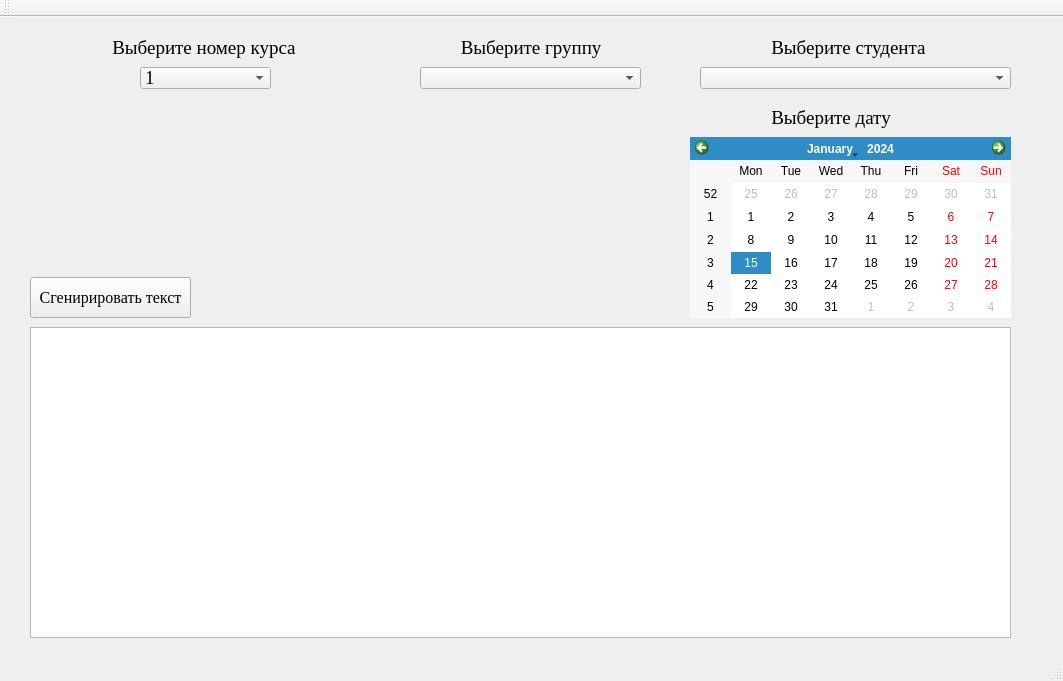
<?xml version="1.0" encoding="UTF-8"?>
<ui version="4.0">
 <class>MainWindow</class>
 <widget class="QMainWindow" name="MainWindow">
  <property name="geometry">
   <rect>
    <x>0</x>
    <y>0</y>
    <width>1063</width>
    <height>681</height>
   </rect>
  </property>
  <property name="windowTitle">
   <string>MainWindow</string>
  </property>
  <property name="windowIcon">
   <iconset>
    <normaloff>images/p3.ico</normaloff>images/p3.ico</iconset>
  </property>
  <property name="styleSheet">
   <string notr="true"/>
  </property>
  <widget class="QWidget" name="centralWidget">
   <widget class="QTextEdit" name="textEdit">
    <property name="geometry">
     <rect>
      <x>30</x>
      <y>310</y>
      <width>981</width>
      <height>311</height>
     </rect>
    </property>
    <property name="font">
     <font>
      <family>Times New Roman</family>
      <pointsize>14</pointsize>
     </font>
    </property>
    <property name="styleSheet">
     <string notr="true"/>
    </property>
    <property name="html">
     <string>&lt;!DOCTYPE HTML PUBLIC &quot;-//W3C//DTD HTML 4.0//EN&quot; &quot;http://www.w3.org/TR/REC-html40/strict.dtd&quot;&gt;
&lt;html&gt;&lt;head&gt;&lt;meta name=&quot;qrichtext&quot; content=&quot;1&quot; /&gt;&lt;style type=&quot;text/css&quot;&gt;
p, li { white-space: pre-wrap; }
&lt;/style&gt;&lt;/head&gt;&lt;body style=&quot; font-family:'Times New Roman'; font-size:14pt; font-weight:400; font-style:normal;&quot;&gt;
&lt;p align=&quot;justify&quot; style=&quot;-qt-paragraph-type:empty; margin-top:0px; margin-bottom:0px; margin-left:0px; margin-right:0px; -qt-block-indent:0; text-indent:0px; font-family:'MS Shell Dlg 2'; font-size:8.25pt;&quot;&gt;&lt;br /&gt;&lt;/p&gt;&lt;/body&gt;&lt;/html&gt;</string>
    </property>
   </widget>
   <widget class="QPushButton" name="pushButton">
    <property name="geometry">
     <rect>
      <x>30</x>
      <y>260</y>
      <width>161</width>
      <height>41</height>
     </rect>
    </property>
    <property name="font">
     <font>
      <family>Times New Roman</family>
      <pointsize>12</pointsize>
     </font>
    </property>
    <property name="styleSheet">
     <string notr="true">border-image: url(:/new/prefix1/images/p2.jpg);</string>
    </property>
    <property name="text">
     <string>Сгенирировать текст</string>
    </property>
   </widget>
   <widget class="QLabel" name="label">
    <property name="geometry">
     <rect>
      <x>-180</x>
      <y>-50</y>
      <width>1521</width>
      <height>831</height>
     </rect>
    </property>
    <property name="styleSheet">
     <string notr="true">border-image: url(:/new/prefix1/images/p1.jpg);</string>
    </property>
    <property name="text">
     <string>TextLabel</string>
    </property>
   </widget>
   <widget class="QComboBox" name="comboBox">
    <property name="geometry">
     <rect>
      <x>140</x>
      <y>50</y>
      <width>131</width>
      <height>22</height>
     </rect>
    </property>
    <property name="font">
     <font>
      <family>Times New Roman</family>
      <pointsize>14</pointsize>
     </font>
    </property>
    <item>
     <property name="text">
      <string>1</string>
     </property>
    </item>
    <item>
     <property name="text">
      <string>2</string>
     </property>
    </item>
    <item>
     <property name="text">
      <string>3</string>
     </property>
    </item>
    <item>
     <property name="text">
      <string>4</string>
     </property>
    </item>
    <item>
     <property name="text">
      <string>5</string>
     </property>
    </item>
    <item>
     <property name="text">
      <string>6</string>
     </property>
    </item>
   </widget>
   <widget class="QComboBox" name="comboBox_2">
    <property name="geometry">
     <rect>
      <x>420</x>
      <y>50</y>
      <width>221</width>
      <height>22</height>
     </rect>
    </property>
    <property name="font">
     <font>
      <family>Times New Roman</family>
      <pointsize>14</pointsize>
     </font>
    </property>
   </widget>
   <widget class="QLabel" name="label_2">
    <property name="geometry">
     <rect>
      <x>60</x>
      <y>10</y>
      <width>291</width>
      <height>41</height>
     </rect>
    </property>
    <property name="font">
     <font>
      <family>Times New Roman</family>
      <pointsize>14</pointsize>
     </font>
    </property>
    <property name="styleSheet">
     <string notr="true">border-image: url(:/new/prefix1/images/p6.jpg);</string>
    </property>
    <property name="text">
     <string>           Выберите номер курса</string>
    </property>
   </widget>
   <widget class="QLabel" name="label_3">
    <property name="geometry">
     <rect>
      <x>380</x>
      <y>10</y>
      <width>291</width>
      <height>41</height>
     </rect>
    </property>
    <property name="font">
     <font>
      <family>Times New Roman</family>
      <pointsize>14</pointsize>
     </font>
    </property>
    <property name="styleSheet">
     <string notr="true">border-image: url(:/new/prefix1/images/p6.jpg);</string>
    </property>
    <property name="text">
     <string>                 Выберите группу</string>
    </property>
   </widget>
   <widget class="QLabel" name="label_4">
    <property name="geometry">
     <rect>
      <x>700</x>
      <y>10</y>
      <width>291</width>
      <height>41</height>
     </rect>
    </property>
    <property name="font">
     <font>
      <family>Times New Roman</family>
      <pointsize>14</pointsize>
     </font>
    </property>
    <property name="styleSheet">
     <string notr="true">border-image: url(:/new/prefix1/images/p6.jpg);</string>
    </property>
    <property name="text">
     <string>               Выберите студента</string>
    </property>
   </widget>
   <widget class="QComboBox" name="comboBox_3">
    <property name="geometry">
     <rect>
      <x>700</x>
      <y>50</y>
      <width>311</width>
      <height>22</height>
     </rect>
    </property>
    <property name="font">
     <font>
      <family>Times New Roman</family>
      <pointsize>14</pointsize>
     </font>
    </property>
   </widget>
   <widget class="QCalendarWidget" name="calendarWidget">
    <property name="geometry">
     <rect>
      <x>690</x>
      <y>120</y>
      <width>321</width>
      <height>181</height>
     </rect>
    </property>
    <property name="horizontalHeaderFormat">
     <enum>QCalendarWidget::ShortDayNames</enum>
    </property>
   </widget>
   <widget class="QLabel" name="label_5">
    <property name="geometry">
     <rect>
      <x>700</x>
      <y>80</y>
      <width>291</width>
      <height>41</height>
     </rect>
    </property>
    <property name="font">
     <font>
      <family>Times New Roman</family>
      <pointsize>14</pointsize>
     </font>
    </property>
    <property name="styleSheet">
     <string notr="true">border-image: url(:/new/prefix1/images/p6.jpg);</string>
    </property>
    <property name="text">
     <string>               Выберите дату</string>
    </property>
   </widget>
   <zorder>label</zorder>
   <zorder>pushButton</zorder>
   <zorder>textEdit</zorder>
   <zorder>comboBox</zorder>
   <zorder>comboBox_2</zorder>
   <zorder>label_2</zorder>
   <zorder>label_3</zorder>
   <zorder>label_4</zorder>
   <zorder>comboBox_3</zorder>
   <zorder>calendarWidget</zorder>
   <zorder>label_5</zorder>
  </widget>
  <widget class="QMenuBar" name="menuBar">
   <property name="geometry">
    <rect>
     <x>0</x>
     <y>0</y>
     <width>1063</width>
     <height>21</height>
    </rect>
   </property>
  </widget>
  <widget class="QToolBar" name="mainToolBar">
   <attribute name="toolBarArea">
    <enum>TopToolBarArea</enum>
   </attribute>
   <attribute name="toolBarBreak">
    <bool>false</bool>
   </attribute>
  </widget>
  <widget class="QStatusBar" name="statusBar"/>
 </widget>
 <layoutdefault spacing="6" margin="11"/>
 <resources/>
 <connections/>
</ui>
